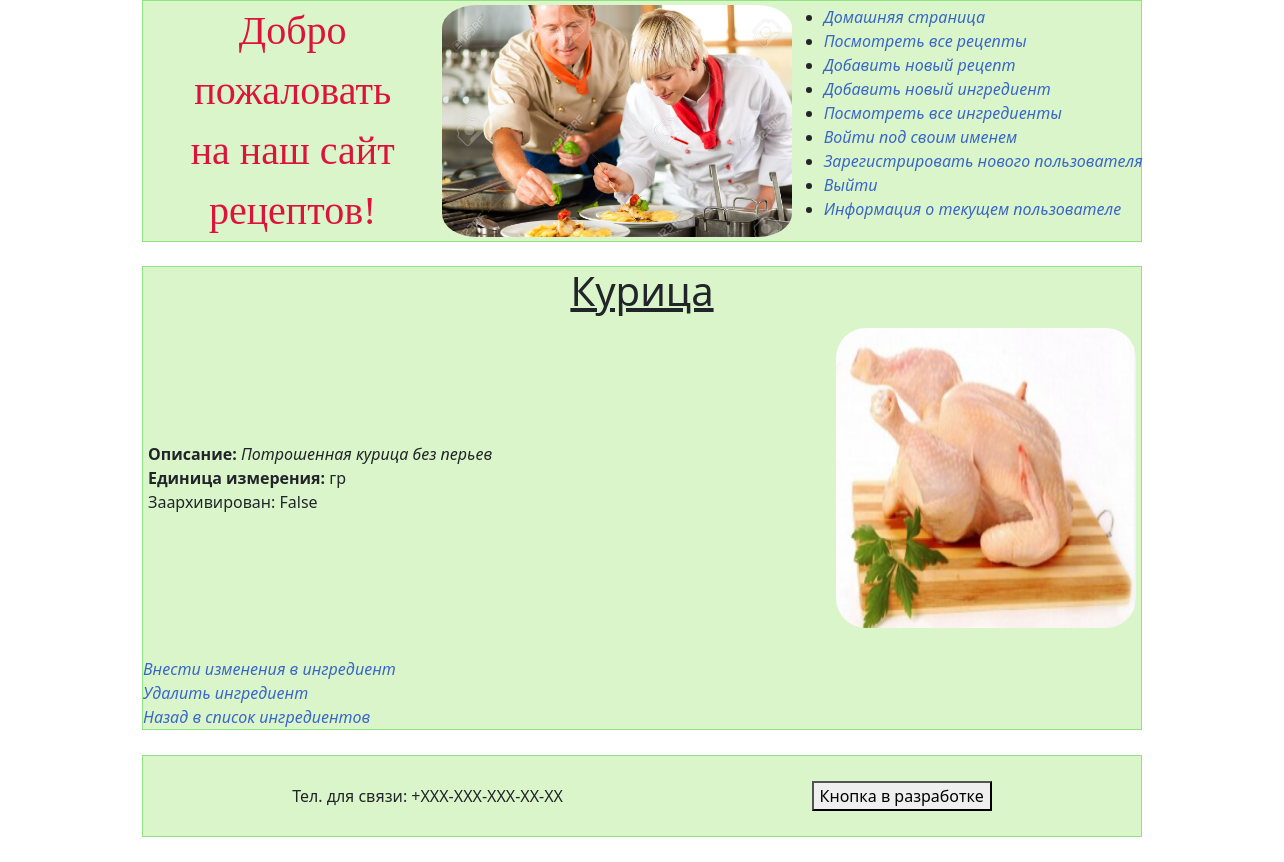
/ingred/18/, run on the app's committed database.
### recipeapp/models.py (models this page shows, shortened)
class Ingredient(models.Model):
    class Meta:
        ordering = ["name", 'measurement_unit']
    name = models.CharField(max_length=100, db_index=True)
    description = models.TextField(null=False, blank=True, db_index=True)
    measurement_unit = models.CharField(max_length=20, default='units')
    archived = models.BooleanField(default=False)
    preview = models.ImageField(null=True, blank=True, upload_to=ingredient_preview_directory_path)

### recipeapp/views.py (the view)
# urls.py: path('ingred/<int:pk>/', IngredientDetailsView.as_view(), name='ingredient_details'),
class IngredientDetailsView(DetailView):
    template_name = 'recipeapp/ingredient-details.html'
    queryset = Ingredient.objects.prefetch_related('images')
    context_object_name = 'ingredient'

### recipeapp/templates/recipeapp/ingredient-details.html (shortened to what this page needs)
{% extends 'recipeapp/base.html' %}
{% block body %}
<div class="fixed-container">
    <h1 class="section-header">{{ ingredient.name }}</h1>
    <div class="ingred-details">
        <div class="ingred-det-data">
            <div><b>Описание:</b> <em>{{ ingredient.description }}</em></div>
            <div><b>Единица измерения:</b> {{ ingredient.measurement_unit }}</div>
            <div>Заархивирован: {{ ingredient.archived }}</div>
        </div>
        {% if ingredient.preview %}
        <div class="ingred-det-img">
            <img src="{{ ingredient.preview.url }}" alt="{{ ingredient.preview.name }}">
        </div>
        {% endif %}
    </div>
    <br>
    <div>
        <a href="{% url 'recipeapp:ingredient_update' pk=ingredient.pk %}">Внести изменения в ингредиент</a>
    </div>
    <div>
        <a href="{% url 'recipeapp:ingredient_delete' pk=ingredient.pk %}">Удалить ингредиент</a>
    </div>
    <div>
        <a href="{% url 'recipeapp:ingredients_list' %}">Назад в список ингредиентов</a>
    </div>
</div>
{% endblock %}

### static/styles.css (style rules this page uses)
html, body { margin: 0; padding: 0; }
.fixed-container { max-width: 1000px; height: 100%; margin-left: auto; margin-right: auto; background-color: #DBF5CA; }
img { border-radius: 10%; }
.section-header { text-align: center; text-decoration: underline; }
.ingred-details { display: flex; justify-content: space-between; align-items: top; }
.ingred-det-data { margin: 5px; align-self: center }
.ingred-det-img { margin: 5px; align-self: center }
.ingred-det-img img { width: 300px; height: 300px; }
a { text-decoration: none; font-style: italic; color: #3967C8 }

### data on the page
Ingredient: name "Курица", description "Потрошенная курица без перьев", measurement_unit "гр", archived "False", preview (picture)
